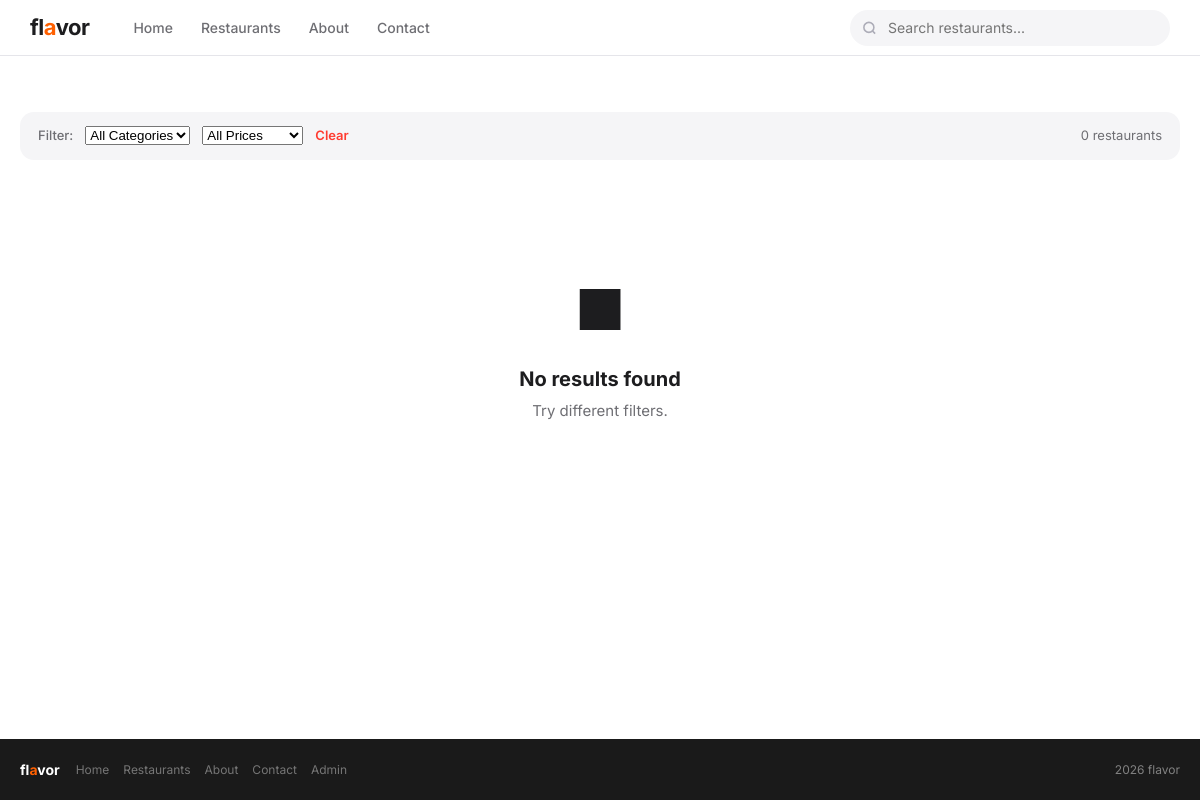
Page /restaurants/?category=5 on the earlier database version.
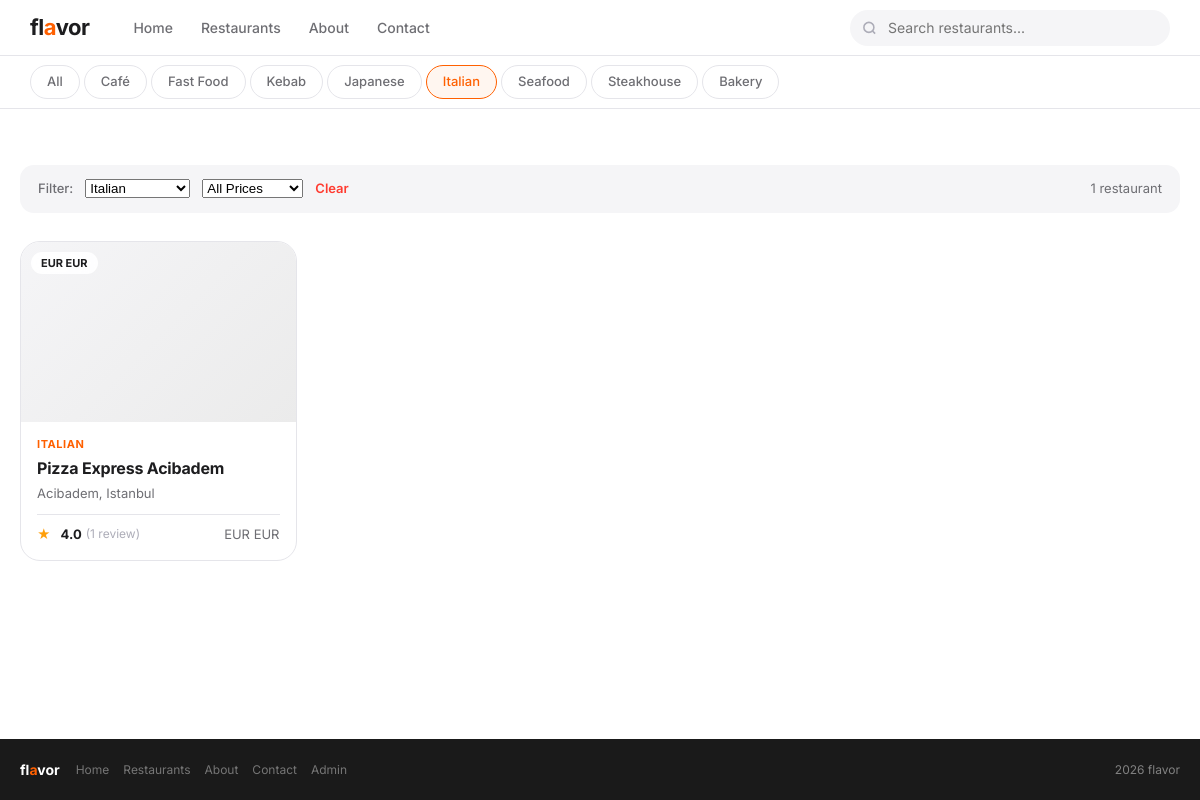
Same page on the later database version.
### restaurants/models.py (models this page shows, shortened)
class Category(models.Model):
    name = models.CharField(max_length=100)
    class Meta:
        verbose_name_plural = 'Categories'
    def __str__(self):
        return self.name

class Restaurant(models.Model):
    name = models.CharField(max_length=200)
    description = models.TextField()
    address = models.CharField(max_length=300)
    phone = models.CharField(max_length=20)
    price_range = models.CharField(max_length=1, choices=PRICE_CHOICES, default='2')
    category = models.ForeignKey(Category, on_delete=models.SET_NULL, null=True)
    location = models.ForeignKey(Location, on_delete=models.SET_NULL, null=True)
    created_at = models.DateTimeField(auto_now_add=True)
    def average_rating(self):
        avg = self.reviews.aggregate(avg=Avg('rating'))['avg']
        return round(avg, 1) if avg else None
    def price_display(self):
        return dict(PRICE_CHOICES).get(self.price_range, 'EUR EUR')

class Location(models.Model):
    city = models.CharField(max_length=100)
    district = models.CharField(max_length=100)
    def __str__(self):
        return f'{self.district}, {self.city}'

### restaurants/views.py (the view)
# urls.py: path('restaurants/', views.restaurant_list, name='restaurant_list'),
def restaurant_list(request):
    restaurants = Restaurant.objects.all().order_by('-created_at')
    categories = Category.objects.all()
    q = request.GET.get('q', '')
    category_id = request.GET.get('category', '')
    price = request.GET.get('price', '')
    if q:
        restaurants = restaurants.filter(name__icontains=q) | restaurants.filter(description__icontains=q)
    if category_id:
        restaurants = restaurants.filter(category_id=category_id)
    if price:
        restaurants = restaurants.filter(price_range=price)
    return render(request, 'restaurants/list.html', {
        'restaurants': restaurants,
        'categories': categories,
    })

### templates/restaurants/list.html (shortened to what this page needs)
{% extends 'base.html' %}
{% block content %}
{% if categories %}
<div class="cat-strip">
<div class="cat-inner">
<a href="{% url 'restaurant_list' %}"
class="cat-btn {% if not request.GET.category %}active{% endif %}">All</a>
{% for cat in categories %}
<a href="?category={{ cat.id }}{% if request.GET.q %}&q={{ request.GET.q }}{% endif %}"
class="cat-btn {% if request.GET.category == cat.id|stringformat:'s' %}active{% endif %}">
{{ cat.name }}
</a>
{% endfor %}
</div>
</div>
{% endif %}
<div class="section">
<div class="wrap">
<form method="get">
<div class="filter-bar">
<span class="filter-label">Filter:</span>
<select name="category" class="filter-sel" onchange="this.form.submit()">
<option value="">All Categories</option>{% for cat in categories %}
<option value="{{ cat.id }}"
{% if request.GET.category == cat.id|stringformat:'s' %}selected{% endif %}>
{{ cat.name }}
</option>
{% endfor %}
</select>
<select name="price" class="filter-sel" onchange="this.form.submit()">
<option value="">All Prices</option>
</select>
{% if request.GET.q or request.GET.category or request.GET.price %}
<a href="{% url 'restaurant_list' %}"
style="font-size:13px;color:#ff3b30;font-weight:600;">Clear</a>
{% endif %}
<span style="margin-left:auto;font-size:13px;color:#6e6e73;">
{{ restaurants|length }} restaurant{{ restaurants|length|pluralize }}
</span>
</div>
</form>
{% if restaurants %}
<div class="cards">
{% for r in restaurants %}
<a href="{% url 'restaurant_detail' r.pk %}" class="card">
<div class="card-img">
<span class="card-badge">{{ r.price_display }}</span>
</div>
<div class="card-body">
<div class="card-cat">{{ r.category }}</div>
<div class="card-name">{{ r.name }}</div>
<div class="card-loc">{{ r.location }}</div>
<div class="card-foot">
{% with avg=r.average_rating cnt=r.reviews.count %}
{% if avg %}
<div style="display:flex;align-items:center;gap:4px">
<span class="stars">★</span>
<span class="rating">{{ avg }}</span>
<span class="rev-cnt">({{ cnt }} review{{ cnt|pluralize }})</span>
</div>
{% else %}
<span class="rev-cnt">No reviews yet</span>
{% endif %}
{% endwith %}
<span class="price-tag">{{ r.price_display }}</span>
</div>
</div>
</a>
{% endfor %}
</div>
{% else %}
<div class="empty">
<div class="empty-icon">■</div>
<h3>No results found</h3>
<p>Try different filters.</p>
</div>
{% endif %}
</div>
</div>
{% endblock %}

Differences in the rows shown:
added Category: name "Café"
added Category: name "Fast Food"
added Category: name "Kebab"
added Category: name "Japanese"
added Category: name "Italian"
added Category: name "Seafood"
added Category: name "Steakhouse"
added Category: name "Bakery"
added Restaurant: price_display "EUR EUR", category "ITALIAN", name "Pizza Express Acibadem", location "Acibadem, Istanbul", average_rating "4.0", reviews.count "1"
Other differences:
form field category: "All Categories" → "Italian"
{{ restaurants|length }}: "0" → "1"
text no longer shown: "■ No results found Try different filters."
text now shown: "All"
